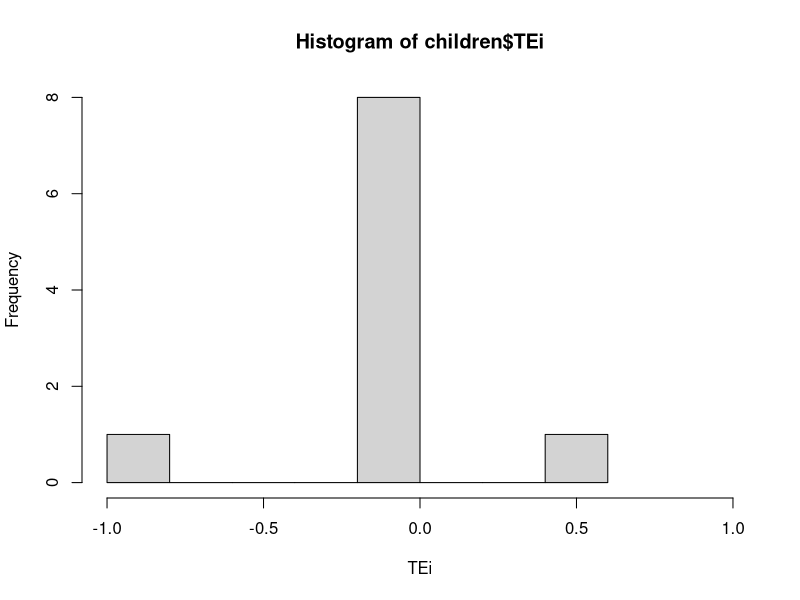
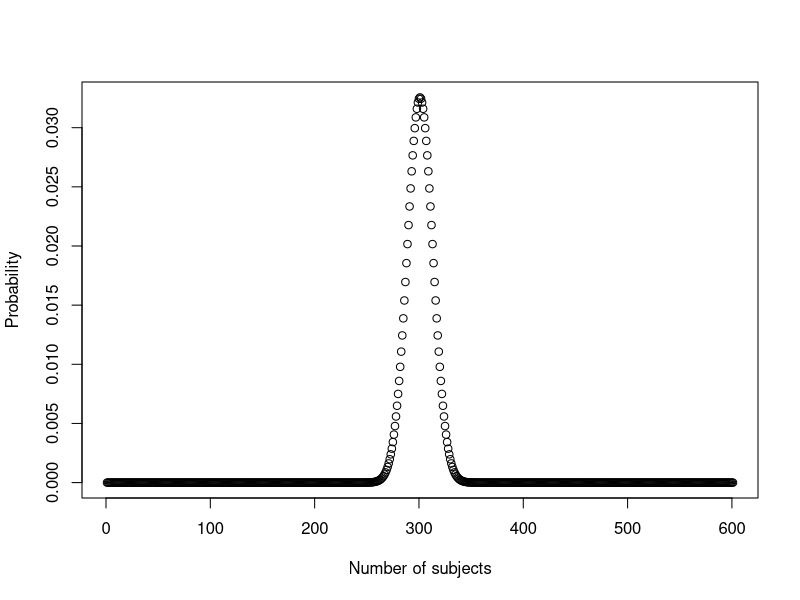

These charts were generated, in order, by the following R code:
## ---- chunk 1
villages <- data.frame(Yi0 = c(10, 15, 20, 20, 10, 15, 15), 
                       Yi1 = c(15, 15, 30, 15, 20, 15, 30))

combinations <- combn(dim(villages)[1], 2)

# expected_Yi1_di1 <- as.numeric(
#    tapply(villages$Yi1[combinations], 
#           list(2:(length(villages$Yi1[combinations])+1) %/% 2), 
#           mean))
expected_Yi1_di1 <- numeric(dim(combinations)[2])
for (i in c(1:dim(combinations)[2]))
   expected_Yi1_di1[i] <- mean(villages$Yi1[combinations[,i]])
expected_Yi1_di1

(specific_value_of_expected_Yi1_di1 <- 
    expected_Yi1_di1[which((combinations[1,]==3 & combinations[2,] == 7) == 
                              TRUE)])

(expected_Yi1_Di1 <- mean(expected_Yi1_di1))
## ---- chunk 2
(expected_Yi1 <- mean(villages$Yi1))

expected_Yi1_di0 <- numeric(dim(combinations)[2])
for (i in c(1:dim(combinations)[2]))
   expected_Yi1_di0[i] <- mean(villages$Yi1[-combinations[,i]])
(expected_Yi1_Di0 <- mean(expected_Yi1_di0))

## ---- chunk 3
villages$minus_AT <- villages$Yi0 - villages$Yi1

(expected_Yi0_minus_Yi1 <- mean(villages$minus_AT))

expected_Yi0 <- mean(villages$Yi0)
expected_Yi0 - expected_Yi1
## ---- chunk 4
library(knitr)
Prob_table <- as.matrix(table(villages[, c("Yi0", "Yi1")]))
rownames(Prob_table) <- paste("Yi(0)=", rownames(Prob_table), sep = "")
colnames(Prob_table) <- paste("Yi(1)=", colnames(Prob_table), sep = "")
kable(Prob_table, format = "markdown")
## ---- chunk 5
Prob_table <- round(prop.table(Prob_table), 3)
kable(Prob_table, format = "markdown")
## ---- chunk 6
Prob_table <- rbind(Prob_table, 
                    as.numeric(round(prop.table(margin.table(
                       table(villages[, c("Yi0", "Yi1")]), 2)), 3)))
rownames(Prob_table)[4] <- "Marginal dist. of Yi(1)"
kable(Prob_table, format = "markdown")
## ---- chunk 7
Prob_table <- cbind(Prob_table, 
                    round(c(as.numeric(prop.table(margin.table(
                       table(villages[, c("Yi0", "Yi1")]), 1))), 1), 3))
colnames(Prob_table)[4] <- "Marginal dist. Yi(0)"
kable(Prob_table, format = "markdown")
## ---- chunk 8
Prob_table2 <- cbind(Prob_table[, 1], Prob_table[, 2] + Prob_table[, 3])
colnames(Prob_table2) <- c("Yi(1)=15", "Yi(1)>15")
kable(Prob_table2, format = "markdown")
sort(unique(villages$Yi0)) %*% Prob_table2[1:3, 2] / Prob_table2[4, 2]
## ---- chunk 9
mean(villages[villages$Yi1 > 15, "Yi0"])
## ---- chunk 10
Prob_table3 <- rbind(Prob_table[1, ] + Prob_table[2, ], Prob_table[3, ])
rownames(Prob_table3) <- c("Yi(0)<=15", "Yi(0)>15")
kable(Prob_table2, format = "markdown")
sort(unique(villages$Yi1)) %*% Prob_table3[2, 1:3] / Prob_table3[2, 4]
## ---- chunk 11
mean(villages[villages$Yi0 > 15, "Yi1"])
## ---- chunk 12
children <- data.frame(Yi0 = c(1.1, 0.1, 0.5, 0.9, 1.6, 
                               2.0, 1.2, 0.7, 1.0, 1.1), 
                       Yi1 = c(1.1, 0.6, 0.5, 0.9, 0.7, 
                               2.0, 1.2, 0.7, 1.0, 1.1))
rownames(children) <- paste("Child", rownames(children))
children$TEi <- children$Yi1 - children$Yi0
kable(children, format = "markdown")
## ---- chunk 13
require(knitr,quietly=T)
hist(children$TEi, freq = TRUE, xlim = c(-1,1), breaks = 10, xlab = "TEi")
## ---- chunk 14
ATE <- mean(children$TEi)
## ---- chunk 15
children2 <- children[, 1:2]
children2[c(1:dim(children2)[1]) %% 2 == 1, "Yi0"] <- NA
children2[c(1:dim(children2)[1]) %% 2 == 0, "Yi1"] <- NA
(estimate_ATE <- mean(children2$Yi1, na.rm = TRUE) - mean(children2$Yi0, na.rm = TRUE))
## ---- chunk 16
sum(as.numeric(lapply(c(1:9), function(x) choose(10,x))))
## ---- chunk 17
children3 <- children[, 1:2]
children3[1:5, 1] <- NA
children3[6:10, 2] <- NA
t.test(children3$Yi0, children3$Yi1, alternative = "two.sided")
## ---- chunk 18
plot(as.numeric(lapply(c(0:600), function(x) choose(600,x)*.5^600)), 
     ylab = "Probability", xlab = "Number of subjects")
